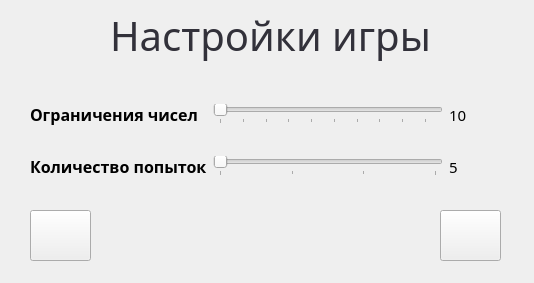
<?xml version="1.0" encoding="UTF-8"?>
<ui version="4.0">
 <class>CardSett</class>
 <widget class="QWidget" name="CardSett">
  <property name="geometry">
   <rect>
    <x>0</x>
    <y>0</y>
    <width>534</width>
    <height>283</height>
   </rect>
  </property>
  <property name="windowTitle">
   <string>Form</string>
  </property>
  <widget class="QLabel" name="label_8">
   <property name="geometry">
    <rect>
     <x>100</x>
     <y>10</y>
     <width>341</width>
     <height>51</height>
    </rect>
   </property>
   <property name="palette">
    <palette>
     <active>
      <colorrole role="WindowText">
       <brush brushstyle="SolidPattern">
        <color alpha="255">
         <red>50</red>
         <green>49</green>
         <blue>58</blue>
        </color>
       </brush>
      </colorrole>
      <colorrole role="Text">
       <brush brushstyle="SolidPattern">
        <color alpha="255">
         <red>192</red>
         <green>135</green>
         <blue>50</blue>
        </color>
       </brush>
      </colorrole>
      <colorrole role="ButtonText">
       <brush brushstyle="SolidPattern">
        <color alpha="255">
         <red>192</red>
         <green>135</green>
         <blue>50</blue>
        </color>
       </brush>
      </colorrole>
      <colorrole role="ToolTipText">
       <brush brushstyle="SolidPattern">
        <color alpha="255">
         <red>192</red>
         <green>135</green>
         <blue>50</blue>
        </color>
       </brush>
      </colorrole>
     </active>
     <inactive>
      <colorrole role="WindowText">
       <brush brushstyle="SolidPattern">
        <color alpha="255">
         <red>50</red>
         <green>49</green>
         <blue>58</blue>
        </color>
       </brush>
      </colorrole>
      <colorrole role="Text">
       <brush brushstyle="SolidPattern">
        <color alpha="255">
         <red>192</red>
         <green>135</green>
         <blue>50</blue>
        </color>
       </brush>
      </colorrole>
      <colorrole role="ButtonText">
       <brush brushstyle="SolidPattern">
        <color alpha="255">
         <red>192</red>
         <green>135</green>
         <blue>50</blue>
        </color>
       </brush>
      </colorrole>
      <colorrole role="ToolTipText">
       <brush brushstyle="SolidPattern">
        <color alpha="255">
         <red>192</red>
         <green>135</green>
         <blue>50</blue>
        </color>
       </brush>
      </colorrole>
     </inactive>
     <disabled>
      <colorrole role="WindowText">
       <brush brushstyle="SolidPattern">
        <color alpha="255">
         <red>120</red>
         <green>120</green>
         <blue>120</blue>
        </color>
       </brush>
      </colorrole>
      <colorrole role="Text">
       <brush brushstyle="SolidPattern">
        <color alpha="255">
         <red>120</red>
         <green>120</green>
         <blue>120</blue>
        </color>
       </brush>
      </colorrole>
      <colorrole role="ButtonText">
       <brush brushstyle="SolidPattern">
        <color alpha="255">
         <red>120</red>
         <green>120</green>
         <blue>120</blue>
        </color>
       </brush>
      </colorrole>
      <colorrole role="ToolTipText">
       <brush brushstyle="SolidPattern">
        <color alpha="255">
         <red>192</red>
         <green>135</green>
         <blue>50</blue>
        </color>
       </brush>
      </colorrole>
     </disabled>
    </palette>
   </property>
   <property name="font">
    <font>
     <family>Impact</family>
     <pointsize>30</pointsize>
     <weight>50</weight>
     <italic>false</italic>
     <bold>false</bold>
     <stylestrategy>PreferAntialias</stylestrategy>
    </font>
   </property>
   <property name="frameShape">
    <enum>QFrame::NoFrame</enum>
   </property>
   <property name="frameShadow">
    <enum>QFrame::Plain</enum>
   </property>
   <property name="lineWidth">
    <number>15</number>
   </property>
   <property name="midLineWidth">
    <number>6</number>
   </property>
   <property name="text">
    <string>Настройки игры</string>
   </property>
   <property name="alignment">
    <set>Qt::AlignCenter</set>
   </property>
  </widget>
  <widget class="QPushButton" name="start">
   <property name="geometry">
    <rect>
     <x>30</x>
     <y>210</y>
     <width>61</width>
     <height>51</height>
    </rect>
   </property>
   <property name="cursor">
    <cursorShape>PointingHandCursor</cursorShape>
   </property>
   <property name="text">
    <string/>
   </property>
   <property name="icon">
    <iconset resource="imgfiles.qrc">
     <normaloff>:/images/foto/Button-Previous-icon.png</normaloff>:/images/foto/Button-Previous-icon.png</iconset>
   </property>
   <property name="iconSize">
    <size>
     <width>45</width>
     <height>45</height>
    </size>
   </property>
  </widget>
  <widget class="QWidget" name="layoutWidget">
   <property name="geometry">
    <rect>
     <x>30</x>
     <y>80</y>
     <width>471</width>
     <height>121</height>
    </rect>
   </property>
   <layout class="QGridLayout" name="gridLayout">
    <item row="1" column="1">
     <widget class="QSlider" name="games">
      <property name="sizePolicy">
       <sizepolicy hsizetype="Fixed" vsizetype="Fixed">
        <horstretch>0</horstretch>
        <verstretch>0</verstretch>
       </sizepolicy>
      </property>
      <property name="minimumSize">
       <size>
        <width>230</width>
        <height>0</height>
       </size>
      </property>
      <property name="minimum">
       <number>5</number>
      </property>
      <property name="maximum">
       <number>20</number>
      </property>
      <property name="singleStep">
       <number>5</number>
      </property>
      <property name="pageStep">
       <number>5</number>
      </property>
      <property name="value">
       <number>5</number>
      </property>
      <property name="orientation">
       <enum>Qt::Horizontal</enum>
      </property>
      <property name="tickPosition">
       <enum>QSlider::TicksBelow</enum>
      </property>
      <property name="tickInterval">
       <number>5</number>
      </property>
     </widget>
    </item>
    <item row="1" column="0">
     <widget class="QLabel" name="label_2">
      <property name="font">
       <font>
        <family>Segoe UI Black</family>
        <pointsize>12</pointsize>
        <weight>75</weight>
        <bold>true</bold>
       </font>
      </property>
      <property name="text">
       <string>Количество попыток</string>
      </property>
     </widget>
    </item>
    <item row="0" column="1">
     <widget class="QSlider" name="colors">
      <property name="sizePolicy">
       <sizepolicy hsizetype="Fixed" vsizetype="Fixed">
        <horstretch>0</horstretch>
        <verstretch>0</verstretch>
       </sizepolicy>
      </property>
      <property name="minimumSize">
       <size>
        <width>230</width>
        <height>0</height>
       </size>
      </property>
      <property name="minimum">
       <number>10</number>
      </property>
      <property name="maximum">
       <number>199</number>
      </property>
      <property name="pageStep">
       <number>4</number>
      </property>
      <property name="value">
       <number>10</number>
      </property>
      <property name="sliderPosition">
       <number>10</number>
      </property>
      <property name="tracking">
       <bool>true</bool>
      </property>
      <property name="orientation">
       <enum>Qt::Horizontal</enum>
      </property>
      <property name="tickPosition">
       <enum>QSlider::TicksBelow</enum>
      </property>
      <property name="tickInterval">
       <number>20</number>
      </property>
     </widget>
    </item>
    <item row="1" column="2">
     <widget class="QLabel" name="gamesv">
      <property name="sizePolicy">
       <sizepolicy hsizetype="Expanding" vsizetype="Preferred">
        <horstretch>0</horstretch>
        <verstretch>0</verstretch>
       </sizepolicy>
      </property>
      <property name="font">
       <font>
        <family>Segoe UI Black</family>
        <pointsize>11</pointsize>
       </font>
      </property>
      <property name="text">
       <string>5</string>
      </property>
     </widget>
    </item>
    <item row="0" column="2">
     <widget class="QLabel" name="colorsv">
      <property name="sizePolicy">
       <sizepolicy hsizetype="Expanding" vsizetype="Preferred">
        <horstretch>0</horstretch>
        <verstretch>0</verstretch>
       </sizepolicy>
      </property>
      <property name="font">
       <font>
        <family>Segoe UI Black</family>
        <pointsize>11</pointsize>
       </font>
      </property>
      <property name="text">
       <string>10       </string>
      </property>
     </widget>
    </item>
    <item row="0" column="0">
     <widget class="QLabel" name="label_3">
      <property name="font">
       <font>
        <family>Segoe UI Black</family>
        <pointsize>12</pointsize>
        <weight>75</weight>
        <bold>true</bold>
       </font>
      </property>
      <property name="text">
       <string>Ограничения чисел</string>
      </property>
     </widget>
    </item>
   </layout>
  </widget>
  <widget class="QPushButton" name="back">
   <property name="geometry">
    <rect>
     <x>440</x>
     <y>210</y>
     <width>61</width>
     <height>51</height>
    </rect>
   </property>
   <property name="cursor">
    <cursorShape>PointingHandCursor</cursorShape>
   </property>
   <property name="text">
    <string/>
   </property>
   <property name="icon">
    <iconset resource="imgfiles.qrc">
     <normaloff>:/images/foto/Button-Delete-icon (1).png</normaloff>:/images/foto/Button-Delete-icon (1).png</iconset>
   </property>
   <property name="iconSize">
    <size>
     <width>45</width>
     <height>45</height>
    </size>
   </property>
  </widget>
 </widget>
 <resources>
  <include location="imgfiles.qrc"/>
 </resources>
 <connections>
  <connection>
   <sender>colors</sender>
   <signal>valueChanged(int)</signal>
   <receiver>CardSett</receiver>
   <slot>maxSet(int)</slot>
   <hints>
    <hint type="sourcelabel">
     <x>297</x>
     <y>110</y>
    </hint>
    <hint type="destinationlabel">
     <x>448</x>
     <y>67</y>
    </hint>
   </hints>
  </connection>
  <connection>
   <sender>games</sender>
   <signal>valueChanged(int)</signal>
   <receiver>CardSett</receiver>
   <slot>gamesSet(int)</slot>
   <hints>
    <hint type="sourcelabel">
     <x>316</x>
     <y>164</y>
    </hint>
    <hint type="destinationlabel">
     <x>335</x>
     <y>216</y>
    </hint>
   </hints>
  </connection>
  <connection>
   <sender>back</sender>
   <signal>clicked()</signal>
   <receiver>CardSett</receiver>
   <slot>close()</slot>
   <hints>
    <hint type="sourcelabel">
     <x>475</x>
     <y>238</y>
    </hint>
    <hint type="destinationlabel">
     <x>339</x>
     <y>256</y>
    </hint>
   </hints>
  </connection>
  <connection>
   <sender>start</sender>
   <signal>clicked()</signal>
   <receiver>CardSett</receiver>
   <slot>goCard()</slot>
   <hints>
    <hint type="sourcelabel">
     <x>82</x>
     <y>236</y>
    </hint>
    <hint type="destinationlabel">
     <x>165</x>
     <y>230</y>
    </hint>
   </hints>
  </connection>
 </connections>
 <slots>
  <slot>maxSet(int)</slot>
  <slot>gamesSet(int)</slot>
  <slot>goCard()</slot>
 </slots>
</ui>
